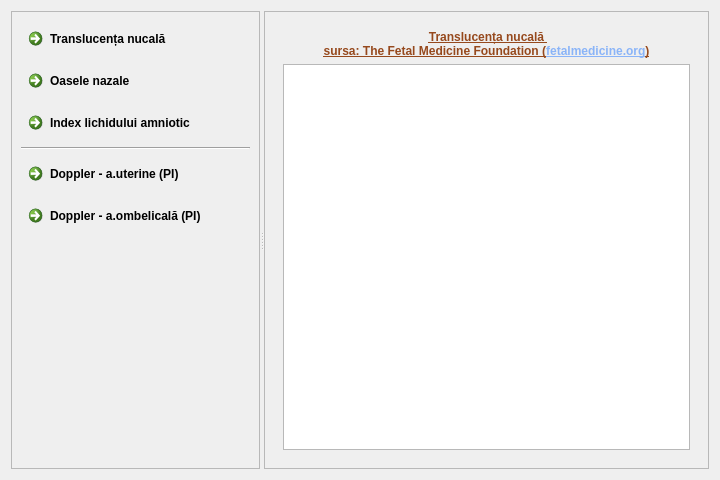
<?xml version="1.0" encoding="UTF-8"?>
<ui version="4.0">
 <class>Normograms</class>
 <widget class="QDialog" name="Normograms">
  <property name="geometry">
   <rect>
    <x>0</x>
    <y>0</y>
    <width>720</width>
    <height>480</height>
   </rect>
  </property>
  <property name="font">
   <font>
    <family>Segoe UI</family>
   </font>
  </property>
  <property name="windowTitle">
   <string>Dialog</string>
  </property>
  <property name="windowIcon">
   <iconset resource="../resource.qrc">
    <normaloff>:/img/normograma.png</normaloff>:/img/normograma.png</iconset>
  </property>
  <layout class="QGridLayout" name="gridLayout">
   <item row="0" column="0">
    <widget class="QSplitter" name="splitter">
     <property name="orientation">
      <enum>Qt::Horizontal</enum>
     </property>
     <widget class="QFrame" name="frame_btn">
      <property name="frameShape">
       <enum>QFrame::StyledPanel</enum>
      </property>
      <property name="frameShadow">
       <enum>QFrame::Raised</enum>
      </property>
      <layout class="QGridLayout" name="gridLayout_2">
       <item row="1" column="0">
        <widget class="QCommandLinkButton" name="btnBN">
         <property name="text">
          <string>Oasele nazale</string>
         </property>
         <property name="icon">
          <iconset resource="../resource.qrc">
           <normaloff>:/img/NT.png</normaloff>:/img/NT.png</iconset>
         </property>
        </widget>
       </item>
       <item row="2" column="0">
        <widget class="QCommandLinkButton" name="btnIndexAmniotic">
         <property name="text">
          <string>Index lichidului amniotic</string>
         </property>
         <property name="icon">
          <iconset resource="../resource.qrc">
           <normaloff>:/img/NT.png</normaloff>:/img/NT.png</iconset>
         </property>
        </widget>
       </item>
       <item row="7" column="0">
        <spacer name="verticalSpacer">
         <property name="orientation">
          <enum>Qt::Vertical</enum>
         </property>
         <property name="sizeHint" stdset="0">
          <size>
           <width>20</width>
           <height>355</height>
          </size>
         </property>
        </spacer>
       </item>
       <item row="3" column="0">
        <widget class="Line" name="line">
         <property name="orientation">
          <enum>Qt::Horizontal</enum>
         </property>
        </widget>
       </item>
       <item row="0" column="0">
        <widget class="QCommandLinkButton" name="btnNT">
         <property name="text">
          <string>Translucența nucală</string>
         </property>
         <property name="icon">
          <iconset resource="../resource.qrc">
           <normaloff>:/img/NT.png</normaloff>:/img/NT.png</iconset>
         </property>
        </widget>
       </item>
       <item row="5" column="0">
        <widget class="QCommandLinkButton" name="btnDopplerUmbelical">
         <property name="text">
          <string>Doppler - a.ombelicală (PI)</string>
         </property>
         <property name="icon">
          <iconset resource="../resource.qrc">
           <normaloff>:/img/doppler.png</normaloff>:/img/doppler.png</iconset>
         </property>
        </widget>
       </item>
       <item row="4" column="0">
        <widget class="QCommandLinkButton" name="btnDopplerUterine">
         <property name="text">
          <string>Doppler - a.uterine (PI)</string>
         </property>
         <property name="icon">
          <iconset resource="../resource.qrc">
           <normaloff>:/img/doppler.png</normaloff>:/img/doppler.png</iconset>
         </property>
        </widget>
       </item>
      </layout>
     </widget>
     <widget class="QFrame" name="frame_tables">
      <property name="frameShape">
       <enum>QFrame::StyledPanel</enum>
      </property>
      <property name="frameShadow">
       <enum>QFrame::Raised</enum>
      </property>
      <layout class="QGridLayout" name="gridLayout_3">
       <item row="0" column="0">
        <widget class="QStackedWidget" name="stackedWidget">
         <property name="currentIndex">
          <number>0</number>
         </property>
         <widget class="QWidget" name="pageNT">
          <layout class="QGridLayout" name="gridLayout_4">
           <item row="1" column="0">
            <widget class="QTableView" name="tableNT"/>
           </item>
           <item row="0" column="0">
            <widget class="QLabel" name="label">
             <property name="font">
              <font>
               <bold>true</bold>
               <underline>true</underline>
              </font>
             </property>
             <property name="layoutDirection">
              <enum>Qt::LeftToRight</enum>
             </property>
             <property name="styleSheet">
              <string notr="true">color: rgb(150, 73, 29);</string>
             </property>
             <property name="text">
              <string>&lt;html&gt;&lt;head/&gt;&lt;body&gt;Translucența nucală &lt;br&gt;sursa: The Fetal Medicine Foundation (&lt;a href=&quot;https://fetalmedicine.org/research/assess/nt&quot;&gt;&lt;span style=&quot; text-decoration: underline; color:#8ab4f8;&quot;&gt;fetalmedicine.org&lt;/span&gt;&lt;/a&gt;)&lt;/body&gt;&lt;/html&gt;</string>
             </property>
             <property name="alignment">
              <set>Qt::AlignCenter</set>
             </property>
             <property name="openExternalLinks">
              <bool>true</bool>
             </property>
            </widget>
           </item>
          </layout>
         </widget>
         <widget class="QWidget" name="page_BN">
          <layout class="QGridLayout" name="gridLayout_5">
           <item row="1" column="0">
            <widget class="QTableView" name="tableBN"/>
           </item>
           <item row="0" column="0">
            <widget class="QLabel" name="label_2">
             <property name="font">
              <font>
               <bold>true</bold>
               <underline>true</underline>
              </font>
             </property>
             <property name="styleSheet">
              <string notr="true">color: rgb(150, 73, 29);</string>
             </property>
             <property name="text">
              <string>Oasele nazale 
sursa: M.V.Medvedev 2012a.</string>
             </property>
             <property name="alignment">
              <set>Qt::AlignCenter</set>
             </property>
            </widget>
           </item>
          </layout>
         </widget>
         <widget class="QWidget" name="page_indexAmniotic">
          <layout class="QGridLayout" name="gridLayout_6">
           <item row="1" column="0">
            <widget class="QTableView" name="tableIndexAmniotic"/>
           </item>
           <item row="0" column="0">
            <widget class="QLabel" name="label_3">
             <property name="font">
              <font>
               <bold>true</bold>
               <underline>true</underline>
              </font>
             </property>
             <property name="styleSheet">
              <string notr="true">color: rgb(150, 73, 29);</string>
             </property>
             <property name="text">
              <string>Index lichidului amniotic 
sursa: T.Moore ... 1990a.</string>
             </property>
             <property name="alignment">
              <set>Qt::AlignCenter</set>
             </property>
            </widget>
           </item>
          </layout>
         </widget>
         <widget class="QWidget" name="page_dopplerUterine">
          <layout class="QGridLayout" name="gridLayout_7">
           <item row="0" column="0">
            <widget class="QLabel" name="label_4">
             <property name="font">
              <font>
               <bold>true</bold>
               <underline>true</underline>
              </font>
             </property>
             <property name="styleSheet">
              <string notr="true">color: rgb(150, 73, 29);</string>
             </property>
             <property name="text">
              <string>&lt;html&gt;&lt;head/&gt;&lt;body&gt;A.uterine (PI)&lt;br&gt;sursa: The Fetal Medicine Foundation (&lt;a href=&quot;https://fetalmedicine.org/research/utpi&quot;&gt;&lt;span style=&quot; text-decoration: underline; color:#8ab4f8;&quot;&gt;fetalmedicine.org&lt;/span&gt;&lt;/a&gt;)&lt;/p&gt;&lt;/body&gt;&lt;/html&gt;</string>
             </property>
             <property name="alignment">
              <set>Qt::AlignCenter</set>
             </property>
             <property name="openExternalLinks">
              <bool>true</bool>
             </property>
            </widget>
           </item>
           <item row="1" column="0">
            <widget class="QTableView" name="tableUterine"/>
           </item>
          </layout>
         </widget>
         <widget class="QWidget" name="page_dopplerUmbelical">
          <layout class="QGridLayout" name="gridLayout_8">
           <item row="0" column="0">
            <widget class="QLabel" name="label_5">
             <property name="font">
              <font>
               <bold>true</bold>
               <underline>true</underline>
              </font>
             </property>
             <property name="styleSheet">
              <string notr="true">color: rgb(150, 73, 29);</string>
             </property>
             <property name="text">
              <string>&lt;html&gt;&lt;head/&gt;&lt;body&gt;&lt;p&gt;A.ombelicală (PI)&lt;br/&gt;sursa: The Fetal Medicine Foundation (&lt;a href=&quot;https://fetalmedicine.org/research/doppler&quot;&gt;&lt;span style=&quot; text-decoration: underline; color:#8ab4f8;&quot;&gt;fetalmedicine.org&lt;/span&gt;&lt;/a&gt;)&lt;/p&gt;&lt;/body&gt;&lt;/html&gt;</string>
             </property>
             <property name="alignment">
              <set>Qt::AlignCenter</set>
             </property>
             <property name="openExternalLinks">
              <bool>true</bool>
             </property>
            </widget>
           </item>
           <item row="1" column="0">
            <widget class="QTableView" name="tableUmbelical"/>
           </item>
          </layout>
         </widget>
        </widget>
       </item>
      </layout>
     </widget>
    </widget>
   </item>
  </layout>
 </widget>
 <resources>
  <include location="../resource.qrc"/>
 </resources>
 <connections/>
</ui>
